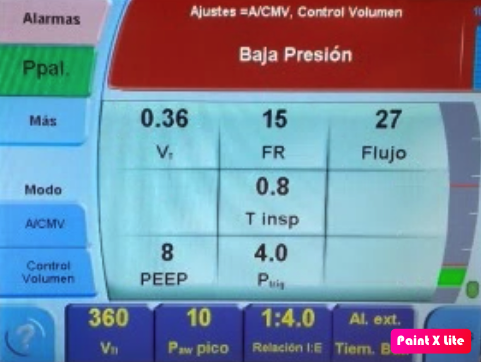
#> input picture OpenCV-prueba/cut/MV2.png, 481 x 362 px, found by its file name
$ python exp.py
#> lines starting #> are read from the running program, lines starting #| are printed output that depends on the picture
import cv2
import pytesseract
import numpy as np
#pytesseract.pytesseract.tesseract_cmd = (
#   r'/usr/local/Cellar/tesseract/3.04.01_1/bin/tesseract')


img = cv2.imread('MV2.PNG')
#> img is the input picture: shape (362, 481, 3); mean B, G, R 160.1, 138.5, 118.6

cv2.namedWindow('image', cv2.WINDOW_AUTOSIZE)
cv2.imshow('image', img)
cv2.waitKey()

gray = cv2.cvtColor(img, cv2.COLOR_BGR2GRAY)
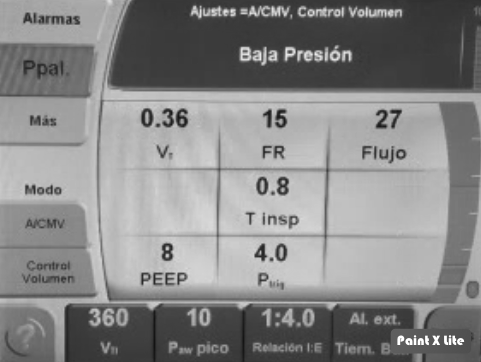
#> gray: shape (362, 481); min 19, max 255, mean 135

cv2.namedWindow('image', cv2.WINDOW_AUTOSIZE)
cv2.imshow('image', gray)
cv2.waitKey()

gray_inv = cv2.bitwise_not(gray)
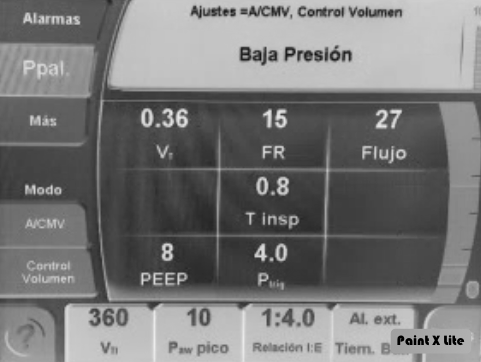
#> gray_inv: shape (362, 481); min 0, max 236, mean 120

cv2.namedWindow('image', cv2.WINDOW_AUTOSIZE)
cv2.imshow('image', gray_inv)
cv2.waitKey()

edges = cv2.Canny(gray, 50, 150)
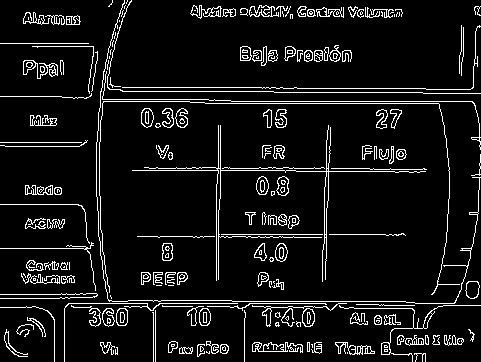
#> edges: shape (362, 481); 8% white in thin lines or dots

cv2.namedWindow('image', cv2.WINDOW_AUTOSIZE)
cv2.imshow('image', edges)
cv2.waitKey()

# [12 lines of commented-out code are left out]

img = cv2.imread('c1.png')
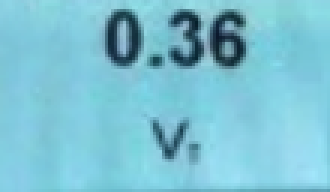
#> input picture OpenCV-prueba/cut/c1.png, 110 x 64 px, found by its file name (shown 3 times larger)
#> img is the input picture: shape (64, 110, 3); mean B, G, R 211.1, 194.2, 124.2
gray = cv2.cvtColor(img, cv2.COLOR_BGR2GRAY)
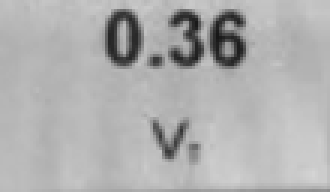
#> gray: shape (64, 110) (shown 3 times larger); min 22, max 212, mean 175.2
#> (the run stopped early here; a loop or call above may not have finished)
